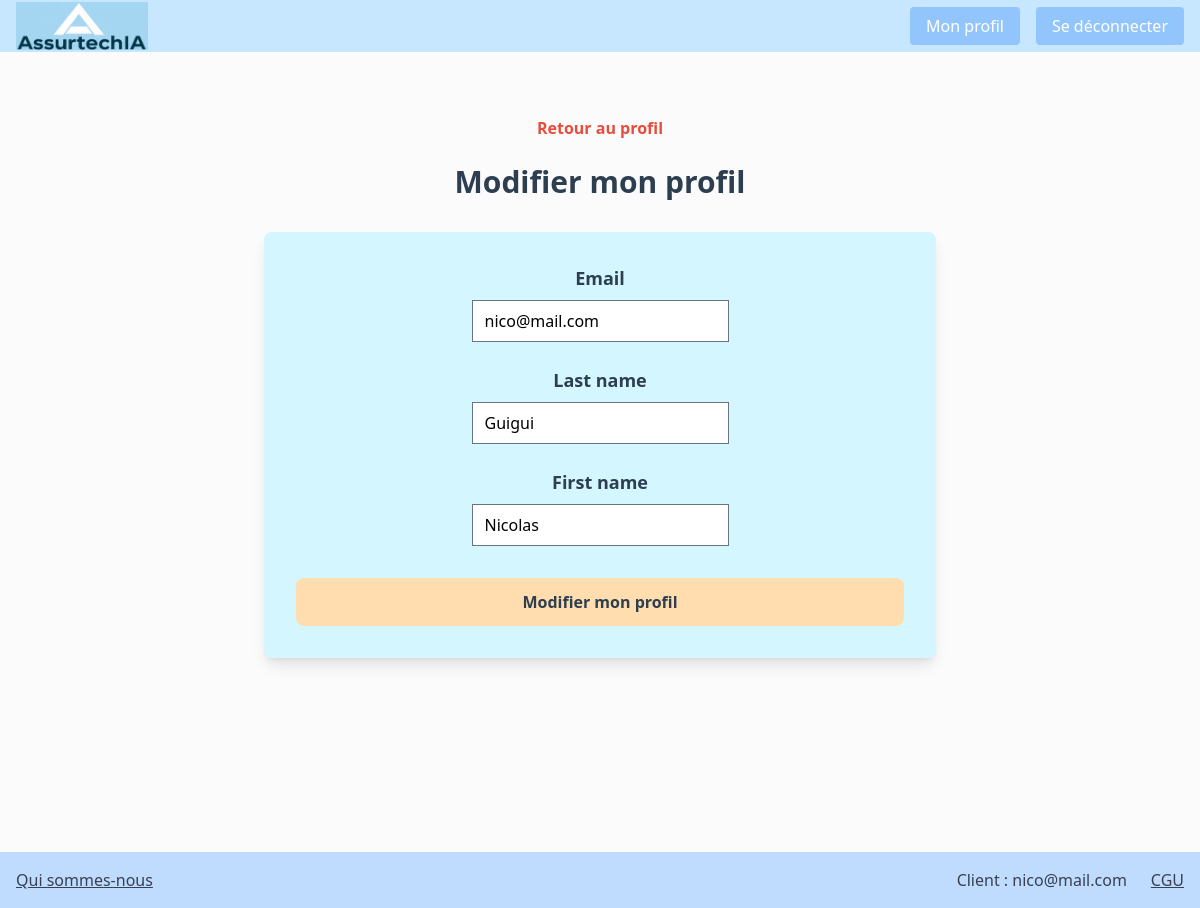
The page /authentication/profil/edit/ (signed in) on the database its author committed.
### authentication/models.py (models this page shows, shortened)
class User(AbstractUser):
    Admin = "admin"
    Customer = "customer"
    ROLE_CHOICES = (
        (Admin, "Admin"),
        (Customer, "Customer"),
    )
    email = models.EmailField(unique=True)
    username = None
    role = models.CharField(
        max_length=30, choices=ROLE_CHOICES, verbose_name="Rôle", default=Customer
    )
    USERNAME_FIELD = "email"
    REQUIRED_FIELDS = []
    objects = UserManager()

### authentication/views.py (the view)
# urls.py: path('profil/edit/', EditProfil, name='edit_profil'),
@login_required
def EditProfil(request):
    if request.method == "POST":
        form = UpdateUserForm(request.POST, instance=request.user)
        if form.is_valid():
            form.save()
            return redirect("profil")
    else:
        form = UpdateUserForm(instance=request.user)
    return render(request, "authentication/edit_profil.html", {"form": form})

### authentication/forms.py
class UpdateUserForm(forms.ModelForm):
    class Meta:
        model = User
        fields = ['email', 'last_name', 'first_name']

### authentication/templates/authentication/edit_profil.html (shortened to what this page needs)
{% extends 'base.html' %}
{% block content %}
    <div class="min-h-screen bg-[#FBFBFB] py-12 px-4 sm:px-6 lg:px-8">
        <div class="text-center">
            <a href="{% url 'profil' %}" class="mt-4 inline-block text-[#e74c3c] hover:underline"><b>Retour au profil</b></a>
            <br>
            <br>
            <h2 class="text-3xl font-bold text-[#2c3e50] mb-8">Modifier mon profil</h2>
        </div>
        <form method="post" class="bg-[#D4F6FF] p-8 rounded-lg shadow-lg max-w-2xl mx-auto">
            <div class="space-y-6">
                {% for field in form %}
                    <div class="text-center space-y-2">
                        <label class="block text-lg font-semibold text-[#2c3e50]">
                            {{ field.label }}
                        </label>
                        {{ field }}
                    </div>
                {% endfor %}
            </div>
            <button type="submit" class="mt-8 w-full bg-[#FFDDAE] text-[#2c3e50] font-semibold py-3 rounded-lg hover:bg-[#e6c89d] transition duration-300">
                Modifier mon profil
            </button>
        </form>
    </div>
{% endblock content %}

### templates/includes/footer.html
<footer class="bg-blue-200 p-4">
    <div class="flex justify-between items-center">
        <div class="flex space-x-6">
            <a href="{% url 'aboutus' %}" class="text-gray-700 hover:text-gray-900">Qui sommes-nous</a>
        </div>
        <div class="flex space-x-6 items-center">
            {% if user.is_authenticated %}
            <span class="text-gray-700">Client : {{ user.email }}</span>
            {% endif %}
            <a href="#" class="text-gray-700 hover:text-gray-900">CGU</a>
        </div>
    </div>
</footer>

### static/css/styles.css (style rules this page uses)
* { box-sizing: border-box; margin: 0; padding: 0; }
body { background-size: cover; background-repeat: no-repeat; background-position: center; position: relative; }
body::after { content: ""; position: absolute; top: 0; left: 0; width: 100%; height: 100%; background: rgba(255, 255, 255, 0.35); pointer-events: none; z-index: -1; }
footer { background-color: #C6E7FF; padding: 1rem; text-align: center; }
footer a { color: #4a4a4a; text-decoration: underline; }

### rows shown on the page
User: form "nico@mail.com" "Guigui" "Nicolas", email "nico@mail.com"

### other values the page prints
{{ field.label }} "Email" "Last name" "First name"
